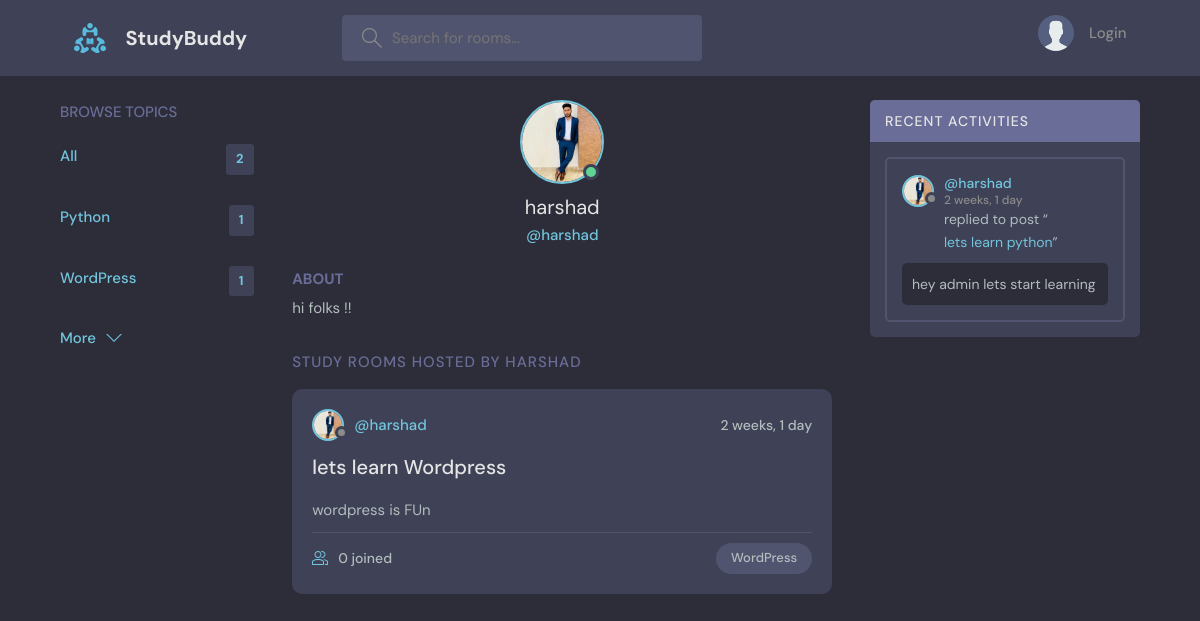
The app's page /profile/2/ with its own data.
### base/models.py (models this page shows, shortened)
class Topic(models.Model):
    name = models.CharField(max_length=200)

class User(AbstractUser):
    bio = models.TextField(null=True)
    avatar = models.ImageField(null=True,default="avatar.svg")

class Room(models.Model):
    host = models.ForeignKey(User,on_delete=models.SET_NULL,null=True)
    topic = models.ForeignKey(Topic,on_delete=models.SET_NULL,null=True)
    name = models.CharField(max_length=200)
    description = models.TextField(null=True,blank=True)
    participants = models.ManyToManyField(User,related_name="participants",blank=True)
    updated = models.DateTimeField(auto_now=True)
    created = models.DateTimeField(auto_now_add=True)
    def __str__(self) -> str:
        return self.name
    class Meta:
        ordering = ["-updated","-created"]

class Message(models.Model):
    user = models.ForeignKey(User,on_delete=models.CASCADE)
    room = models.ForeignKey(Room,on_delete=models.CASCADE)
    body = models.TextField()
    updated = models.DateTimeField(auto_now=True)
    created = models.DateTimeField(auto_now_add=True)
    class Meta:
        ordering = ["-updated","-created"]
    def __str__(self) -> str:
        return self.body[0:50]

### base/views.py (the view)
# urls.py: path('profile/<str:pk>/',views.userProfile,name="user_profile"),
def userProfile(request,pk):
    user = User.objects.get(id=pk)
    rooms = user.room_set.all()
    room_messages = user.message_set.all()
    topics = Topic.objects.all()
    context = {"user":user,"rooms":rooms,"room_messages":room_messages,"topics":topics}
    return render(request,"base/profile.html",context)

### base/templates/base/profile.html (shortened to what this page needs)
{% extends "main.html" %}
{% block content %}
  <main class="profile-page layout layout--3">
    <div class="container">
      {% include "base/topics_component.html" %}
      <div class="roomList">
        <div class="profile">
          <div class="profile__avatar">
            <div class="avatar avatar--large active">
              <img src="{{ user.avatar.url }}" />
            </div>
          </div>
          <div class="profile__info">
            <h3>{{ user.username }}</h3>
            <p>@{{ user.username }}</p>
          </div>
          <div class="profile__about">
            <h3>About</h3>
            <p>
              {{ user.bio }}
            </p>
          </div>
        </div>
        <div class="roomList__header">
          <div>
            <h2>Study Rooms Hosted by {{ user.username }}</a>
            </h2>
          </div>
        </div>
        {% include "base/feed_component.html" %}
      </div>
      {% include "base/activity_component.html" %}
    </div>
  </main>
{% endblock %}

### templates/main.html (shortened to what this page needs)
<!DOCTYPE html>
{% load static %}
<html lang="en">
  <head>
    <link rel="stylesheet" href="{% static 'styles/style.css' %}" />
  </head>
  <body>
    {% include 'navbar.html' %}
    {% block content %}
    {% endblock %}
  </body>
</html>

### templates/navbar.html (shortened to what this page needs)
{% load static %}
<header class="header header--loggedIn">
    <div class="container">
      <a href="{% url 'home'%}" class="header__logo">
        <img src="{% static 'images/logo.svg' %}" />
        <h1>StudyBuddy</h1>
      </a>
      <form class="header__search" method="GET" action="{% url 'home'%}">
        <label>
          <input name="q" placeholder="Search for rooms..." />
        </label>
      </form>
      <nav class="header__menu">
        {% if request.user.is_authenticated %}
        <div class="header__user">
          <a href="{% url 'user_profile' request.user.id %}">
            <div class="avatar avatar--medium active">
              <img src="{{ request.user.avatar.url }}" />
            </div>
            <p>{{request.user.username}}<span>@{{request.user.username}}</span></p>
          </a>
          <button class="dropdown-button">
            <svg version="1.1" xmlns="http://www.w3.org/2000/svg" width="32" height="32" viewBox="0 0 32 32">
              <title>chevron-down</title>
              <path d="M16 21l-13-13h-3l16 16 16-16h-3l-13 13z"></path>
            </svg>
          </button>
        </div>
        {% else %}
        <a href="{% url 'login' %}">
          <img src="{% static 'images/avatar.svg' %}" />
          <p>Login</p>
        </a>
        {% endif %}
      </nav>
    </div>
  </header>

### base/templates/base/topics_component.html
<div class="topics">
    <div class="topics__header">
      <h2>Browse Topics</h2>
    </div>
    <ul class="topics__list">
        <li>
            <a href="{% url 'home' %}" class="active">All <span>{{ topics.count }}</span></a>
        </li>
        {% for topic in topics %}
        <li>
            <a href="{% url 'home' %}?q={{topic.name}}" class="active">{{topic.name}} <span>{{ topic.room_set.all.count }}</span></a>
          </li>
        {% endfor %}
    </ul>
    <a class="btn btn--link" href="{% url 'topics' %}">
      More
      <svg version="1.1" xmlns="http://www.w3.org/2000/svg" width="32" height="32" viewBox="0 0 32 32">
        <title>chevron-down</title>
        <path d="M16 21l-13-13h-3l16 16 16-16h-3l-13 13z"></path>
      </svg>
    </a>
  </div>

### base/templates/base/feed_component.html (shortened to what this page needs)
{% for room in rooms %}
<div class="roomListRoom">
    <div class="roomListRoom__header">
      <a href="{% url 'user_profile' room.host.id %}" class="roomListRoom__author">
        <div class="avatar avatar--small">
          <img src="{{room.host.avatar.url}}" />
        </div>
        <span>@{{room.host.username}}</span>
      </a>
      <div class="roomListRoom__actions">
        <span>{{ room.created | timesince }}</span>
      </div>
    </div>
    <div class="roomListRoom__content">
      <a href="{% url 'room' room.id %}">{{room.name}}</a>
      <p>
        {{room.description}}
      </p>
    </div>
    <div class="roomListRoom__meta">
      <a href="{% url 'room' room.id %}" class="roomListRoom__joined">
        {{ room.participants.all.count }} joined
      </a>
      <p class="roomListRoom__topic">{{room.topic.name}}</p>
    </div>
  </div>
{% endfor %}

### base/templates/base/activity_component.html (shortened to what this page needs)
<div class="activities">
    <div class="activities__header">
      <h2>Recent Activities</h2>
    </div>
    {% for room_message in room_messages %}
    <div class="activities__box">
      <div class="activities__boxHeader roomListRoom__header">
        <a href="{% url 'user_profile' room_message.user.id %}" class="roomListRoom__author">
          <div class="avatar avatar--small">
            <img src="{{ room_message.user.avatar.url }}" />
          </div>
          <p>
            @{{ room_message.user }}
            <span>{{ room_message.created | timesince}}</span>
          </p>
        </a>
      </div>
      <div class="activities__boxContent">
        <p>replied to post “<a href="room.html">{{ room_message.room }}</a>”</p>
        <div class="activities__boxRoomContent">
            {{ room_message }}
        </div>
      </div>
    </div>
    {% endfor %}
  </div>

### records on screen
Topic: name "Python", room_set.all.count "1"
Topic: name "WordPress", room_set.all.count "1"
User: avatar (picture), username "harshad", bio "hi folks !!", username "HARSHAD"
Room: host.avatar (picture), host.username "harshad", created "2 weeks, 1 day", name "lets learn Wordpress", description "wordpress is FUn", participants.all.count "0", topic.name "WordPress"
Message: user.avatar (picture), user "harshad", created "2 weeks, 1 day", room "lets learn python", body "hey admin lets start learning"

### other values on screen
{{ topics.count }} "2"
